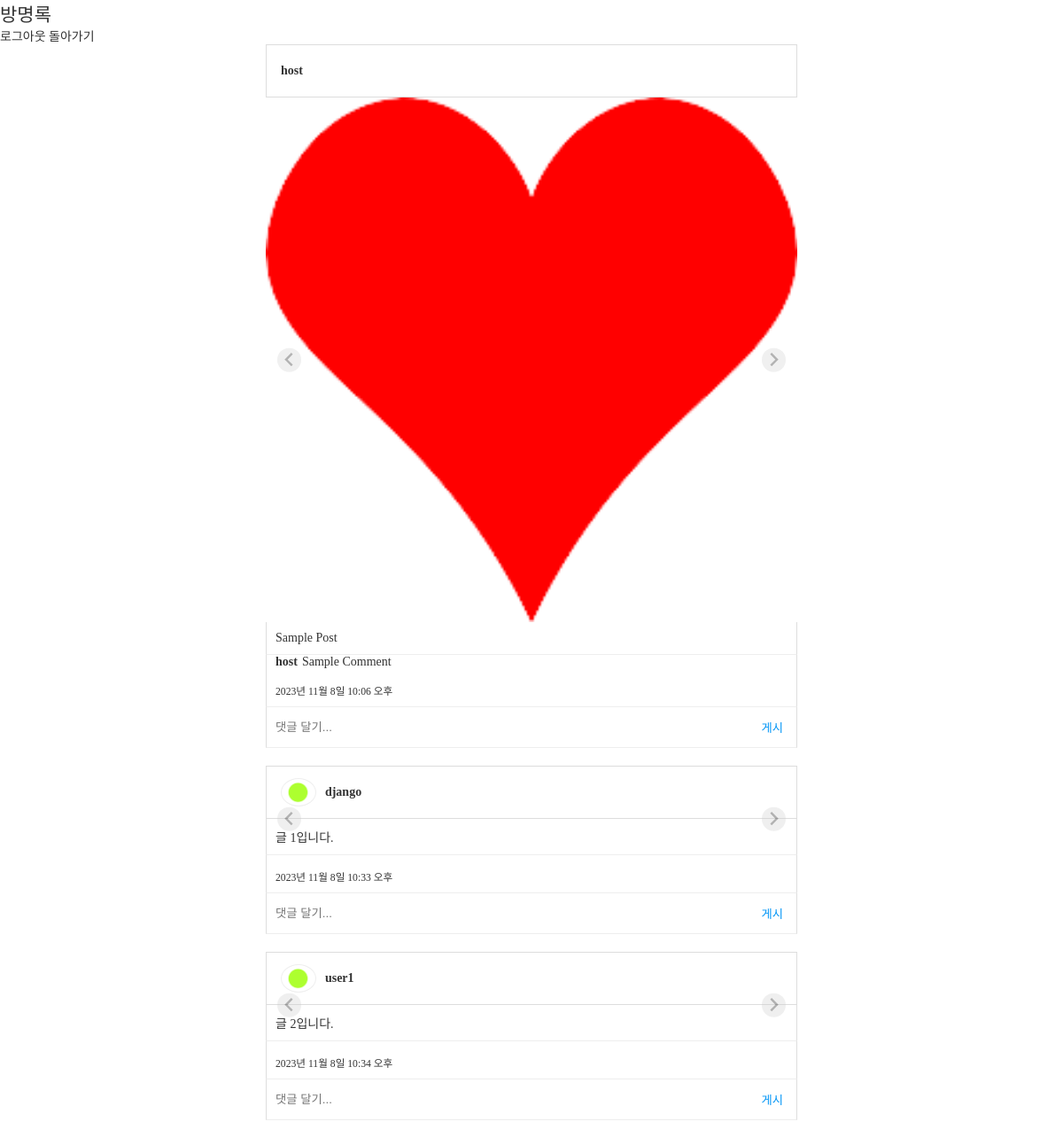
/visited/visited/ (signed in), run on the app's committed database.
### visited/models.py (models this page shows)
class Post(models.Model):
    user = models.ForeignKey(
        "users.User",
        verbose_name="작성자",
        on_delete=models.CASCADE,
    )
    content = models.TextField("내용")
    created = models.DateTimeField("생성일시", auto_now_add=True)
    objects = models.Manager()

class PostImage(models.Model):
    post = models.ForeignKey(
        Post,
        verbose_name="게시글",
        on_delete=models.CASCADE,
    )
    photo = models.ImageField("사진", upload_to="post")

class Comment(models.Model):
    user = models.ForeignKey(
        "users.User",
        verbose_name="작성자",
        on_delete=models.CASCADE,
    )
    post = models.ForeignKey(Post, verbose_name="포스트", on_delete=models.CASCADE)
    content = models.TextField("내용")
    created = models.DateTimeField("생성일시", auto_now_add=True)

### users/models.py (models this page shows)
class User(AbstractUser):
    profile_image = models.ImageField(
        "프로필 이미지", upload_to="users/profile", blank=True)
    short_description = models.TextField("소개글", blank=True)

### visited/views.py (the view)
# urls.py: path('visited/', include("visited.urls")),
def visited(request):
    if not request.user.is_authenticated:
        return redirect("/users/login/")
    visited = Post.objects.all()
    context = {"visited": visited}
    return render(request, "visited/visited.html", context)

### templates/visited/visited.html (shortened to what this page needs)
{% extends 'base2.html' %}
{% block content %}
  <nav>
    <h1>방명록</h1>
    <a href="/users/logout/">로그아웃</a>
    <a href="/gamelists/gamelist/">돌아가기</a>
  </nav>
  <div id="feeds" class="post-container">
    {% for post in visited %}
      <article class="post">
        <header class="post-header">
          {% if post.user.profile_image %}
            <img src="{{ post.user.profile_image.url }}">
          {% endif %}
          <span>{{ post.user.username }}</span>
        </header>
        <div class="post-images splide">
          <div class="splide__track">
            <ul class="splide__list">
              {% for image in post.postimage_set.all %}
                {% if image.photo %}
                <li class="splide__slide">
                  <img src="{{ image.photo.url }}">
                </li>
                {% endif %}
              {% endfor %}
            </ul>
          </div>
        </div>
        <div class="post-content">
          {{ post.content|linebreaksbr }}
        </div>
        <div class="post-comments">
          <ul>
          {% for comment in post.comment_set.all %}
            <li>
              <span>{{ comment.user.username }}</span>
              <span>{{ comment.content }}</span>
            </li>
          {% endfor %}
          </ul>
        </div>
        <small>{{ post.created }}</small>
        <div class="post-comment-create">
          <input type="text" placeholder="댓글 달기...">
          <button type = "submit">게시</button>
        </div>
      </article>
    {% endfor %}
  </div>
{% endblock %}

### templates/base2.html (shortened to what this page needs)
{% load static %}
<!DOCTYPE html>
<html lang="ko">
<head>
    <link rel="stylesheet" href="{% static 'css/mainstyle.css' %}">
    <link rel="stylesheet" href="{% static 'splide/splide.css' %}">
</head>
<body>
    {% block content %}{% endblock %}
</body>
</html>

### static/css/mainstyle.css (style rules this page uses)
ul, ol { list-style: none; padding: 0; margin: 0; }
h1, h2, h3, h4, h5, h6 { padding: 0; margin: 0; font-weight: 300; }
a { text-decoration: none; color: #333; }
html { margin: 0; font-family: "Noto Sans KR", serif; font-weight: 300; font-size: 14px; color: #333; height: 100%; }
body { margin: 0; height: 100%; }
input, textarea { border: none; padding: 10px; }
.post-container { display: flex; flex-direction: column; align-items: center; box-sizing: border-box; }
@media (min-width: 700px) { .post-container { padding: 0 2.5vw 5vw; } }
article.post { display: flex; flex-direction: column; border-radius: 2px; padding-top: 80px; margin-top: -80px; margin-bottom: 20px; }
@media (min-width: 700px) { article.post { width: 600px; } }
article.post header.post-header { display: flex; flex-direction: row; align-items: center; height: 60px; box-sizing: border-box; padding: 14px 16px; border: 1px solid #ddd; }
article.post header.post-header img { height: 32px; border-radius: 50%; border: 1px solid #eee; box-sizing: border-box; margin-right: 10px; }
article.post header.post-header span { font-weight: bold; }
article.post .post-images img { width: 100%; }
article.post .post-content { padding: 10px; box-sizing: border-box; border-left: 1px solid #ddd; border-right: 1px solid #ddd; border-bottom: 1px solid #eee; }
article.post .post-comments { padding: 0 10px 10px; border-left: 1px solid #ddd; border-right: 1px solid #ddd; }
article.post .post-comments ul { margin-bottom: 5px; }
article.post .post-comments ul > li { display: flex; flex-direction: row; align-items: center; }
article.post .post-comments ul > li span:first-child { font-weight: bold; margin-right: 5px; }
article.post > small { padding: 0 10px 10px; border-left: 1px solid #ddd; border-right: 1px solid #ddd; border-bottom: 1px solid #eee; }
article.post .post-comment-create { display: flex; flex-direction: row; border-left: 1px solid #ddd; border-right: 1px solid #ddd; border-bottom: 1px solid #eee; }
article.post .post-comment-create input { padding: 15px 15px 15px 10px; box-sizing: border-box; flex-grow: 1; }
article.post .post-comment-create button { color: #0095f6; background-color: transparent; border: none; padding: 0 15px; cursor: pointer; transition-duration: 0.25s; }

### data on the page
Post: user.username "host", content "Sample Post", created "2023년 11월 8일 10:06 오후"
PostImage: photo (picture)
Comment: user.username "host", content "Sample Comment"
Post: user.profile_image (picture), user.username "django", content "글 1입니다.", created "2023년 11월 8일 10:33 오후"
Post: user.profile_image (picture), user.username "user1", content "글 2입니다.", created "2023년 11월 8일 10:34 오후"
